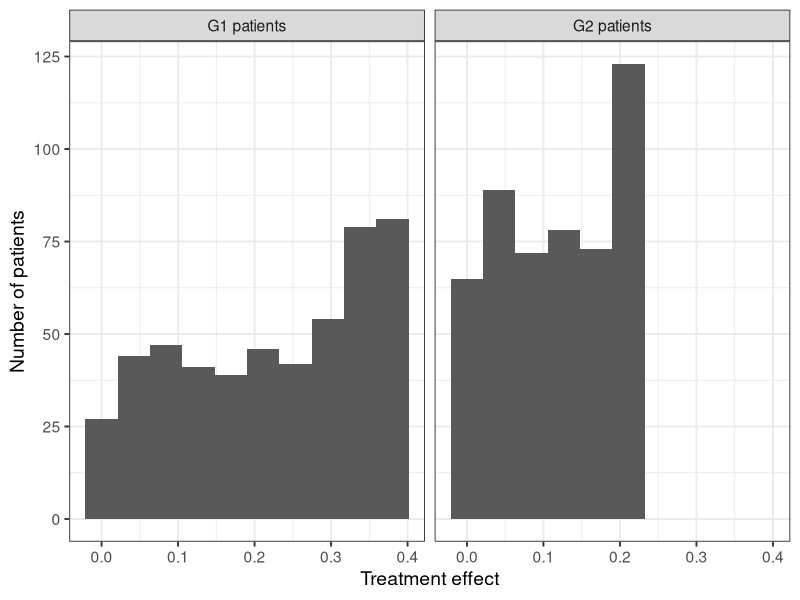
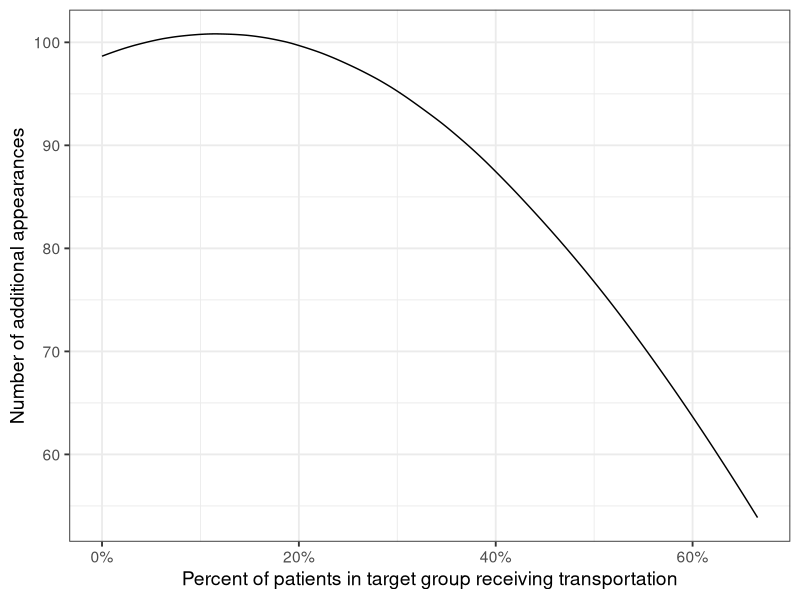
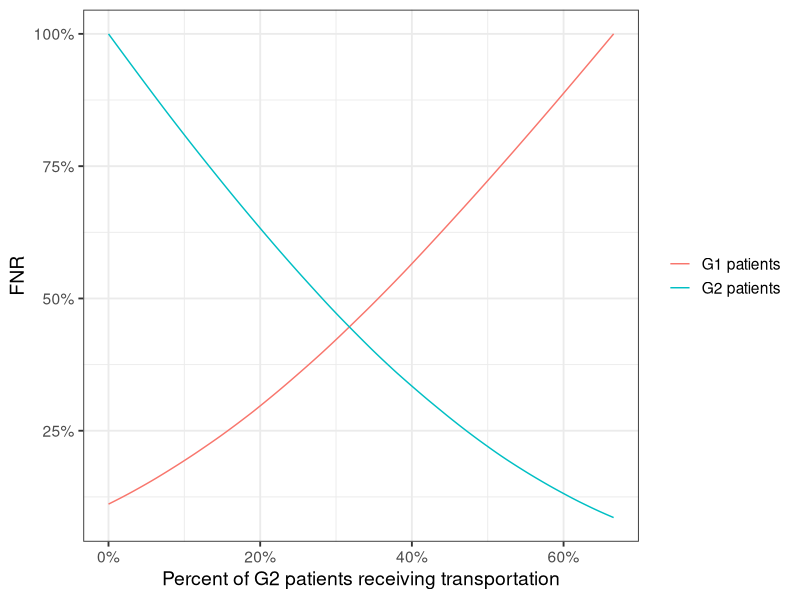
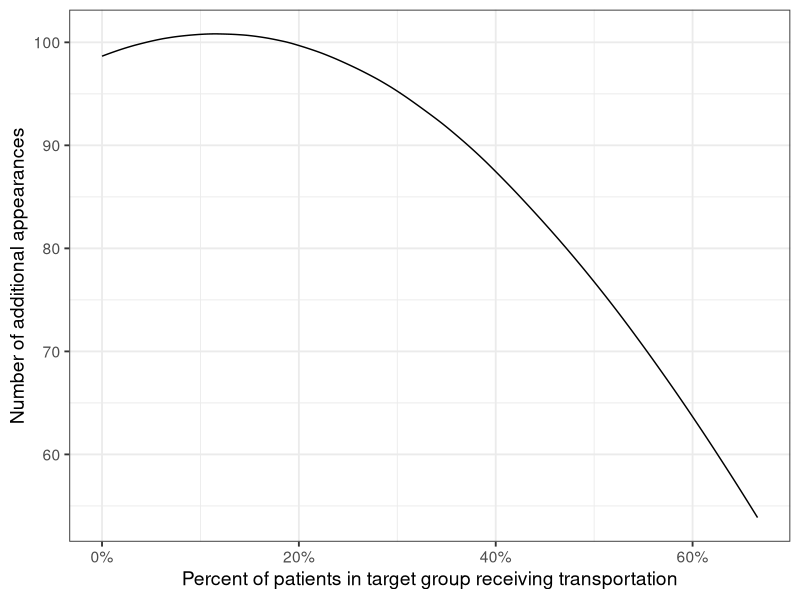

Write R code to recreate these figures, in order.
## ---- chunk 1
library(tidyverse)
theme_set(theme_bw(base_size = 14))
## ---- chunk 2
inv_logit <- function(x) {
  return (exp(x)/(1+exp(x)))
}
gen_book_of_life <- function(
  pop_size,
  p_black,
  beta_0_g2,
  beta_1_g2,
  beta_2_g2,
  beta_0_g1,
  beta_1_g1,
  beta_2_g1
) {
  
  # Appearance potential outcomes
  p_appearance <- function(r, x, t) {
    p <- inv_logit(
      (1-r) * (beta_0_g1 + beta_1_g1 * x + beta_2_g1 * x * t) + 
        r * (beta_0_g2 + beta_1_g2 * x + beta_2_g2 * x * t)
    )
    return(p)
  }
  
  # Generate the book of life
  num_g2 <- round(pop_size * p_g2)
  book_of_life <- tibble(
    R = sample(c(rep(0,num_g2), rep(1,pop_size-num_g2))),
    X = runif(pop_size),
    Y_0 = p_appearance(R, X, 0),
    Y_1 = p_appearance(R, X, 1),
    TE = Y_1 - Y_0
  )
  return(book_of_life)
}
## ---- chunk 3
# params
pop_size <- 1e3
p_g2 <- 0.5
beta_0_g2 <- -1
beta_1_g2 <- 1
beta_2_g2 <- 1
beta_0_g1 <- -1
beta_1_g1 <- 1
beta_2_g1 <- 2
# call
set.seed(1)
book <- gen_book_of_life(
  pop_size, 
  p_g2, 
  beta_0_g2, 
  beta_1_g2,
  beta_2_g2, 
  beta_0_g1, 
  beta_1_g1, 
  beta_2_g1)
## ---- chunk 4
# distribution of TE by race
book %>% 
  mutate(R = recode(R, "0" = "G1 patients", "1" = "G2 patients")) %>%
  ggplot(aes(x = TE)) + 
    geom_histogram(bins=10) + 
    scale_y_continuous('Number of patients') +
    scale_x_continuous('Treatment effect') +
    facet_wrap(~R)
## ---- chunk 5
# given a book of life and budget, return a tibble with:
#   (1) G2 patients treated (x-axis), 
#   (2) expected appearance (y-axis)
#   (3) FNR's for both groups -- to later compute optimal error-rate equalizing policy
pareto_frontier <- function(book_of_life, budget) {
  budget <- floor(budget * nrow(book_of_life))
  
  # needed to compute FNRs
  TE_sum_g1 <- sum(filter(book_of_life, R == 0)$TE)
  TE_sum_g2 <- sum(filter(book_of_life, R == 1)$TE)
  
  book_g1 <- book_of_life %>% 
    filter(R==0) %>%
    arrange(-TE) %>%
    mutate(
      appearances = cumsum(Y_1) + sum(Y_0) - cumsum(Y_0),
      TE_treated = cumsum(TE)
    ) %>%
    with(tibble(
      num_treated = 0:budget,
      appearances = c(sum(Y_0), appearances[1:budget]),
      TE_treated = c(0, TE_treated[1:budget])
    ))
  
  book_g2 <- book_of_life %>% 
    filter(R==1) %>%
    arrange(-TE) %>%
    mutate(
      appearances = cumsum(Y_1) + sum(Y_0) - cumsum(Y_0),
      TE_treated = cumsum(TE)
    ) %>%
    with(tibble(
      num_treated = 0:budget,
      appearances = c(sum(Y_0), appearances[1:budget]),
      TE_treated = c(0, TE_treated[1:budget])
    ))
  
  num_g2 <- sum(book_of_life$R)
  pf <- tibble(
    num_g2_treated = 0:budget,
    appearances = book_g2$appearances + rev(book_g1$appearances),
    addl_appearances = (book_g2$appearances + rev(book_g1$appearances)) - sum(book$Y_0),
    p_g2 = num_g2_treated / num_g2,
    FNR_g1 = 1 - (rev(book_g1$TE_treated) / TE_sum_g1),
    FNR_g2 = 1 - (book_g2$TE_treated / TE_sum_g2)
  )
  return(pf)
}
budget = 1/3
pf <- pareto_frontier(book, budget)
## ---- chunk 6
# point corresponding to maximum appearances, regardles of demographic composition
ndx <- which.max(pf$addl_appearances)
max_x <- pf$p_g2[ndx]
max_y <- pf$addl_appearances[ndx]
# random allocation
random_x <- budget
# subtraction of sum(Y_0) is to correct for rescaling of y-axis to showing addl_appearances
random_y <- sum(budget * book$Y_1 + (1 - budget) * book$Y_0) - sum(book$Y_0)  
# demographic parity
ndx <- which.min(abs(pf$p_g2 - budget))
parity_x <- pf$p_g2[ndx]
parity_y <- pf$addl_appearances[ndx]
# utility-maximizing point for lambda = 0.01
lambda <- 0.01
ndx <- which.max(pf$addl_appearances/pop_size - 4 * lambda * abs(pf$p_g2 - budget))
opt_x <- pf$p_g2[ndx]
opt_y <- pf$addl_appearances[ndx]
# FNR equality
ndx <- which.min(abs(pf$FNR_g2 - pf$FNR_g1))
FNR_x <- pf$p_g2[ndx]
FNR_y <- pf$addl_appearances[ndx]
# ggplot colors
peach <- "#F8766D"
purple <- "#C77CFF"
blue <- "#00BFC4"
green <- "#00BE6C"
browngreen <- "#A3A500"
transparency <- 0.4
labels = c("1", "2", "3", "4", "5")
p <- ggplot(data=pf, aes(x=p_g2, y=addl_appearances)) +
  geom_line() + 
  scale_x_continuous("Percent of patients in target group receiving transportation", labels = scales::percent) + 
  ylab("Number of additional appearances") +  
  theme(legend.title = element_blank())
ggsave(plot=p, filename='./pareto_frontier.pdf', height=5, width=7)
p
## ---- chunk 7
pf %>%
  pivot_longer(c(FNR_g1, FNR_g2), names_to = 'group', values_to = 'FNR') %>%
  mutate(group = recode(group, 'FNR_g2' = 'G2 patients', 'FNR_g1' = 'G1 patients')) %>%
  ggplot(aes(x=p_g2, y=FNR)) +
    geom_line(aes(color=group)) +
    scale_x_continuous("Percent of G2 patients receiving transportation", labels = scales::percent) + 
    scale_y_continuous(labels = scales::percent) + 
    theme(legend.title = element_blank())
